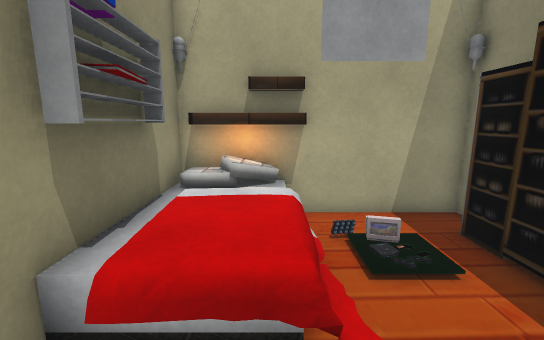
[1] (above)

12 first-person views from a walk through a scene from a Unity 3-D project. The camera is 1.4 m above the floor, tilts 10° down and sees 90° across. The floor is counted in squares, 0.5 m on a side. Each view is taken from the middle of a square. On the plan, view 1 faces up. The plan holds only what a view shows up to about 19 squares ahead; the rest is blank. The place goes on beyond the plan. Door leaves are left out, so doorways stand open. Some surface patterns are stand-ins.

[2]
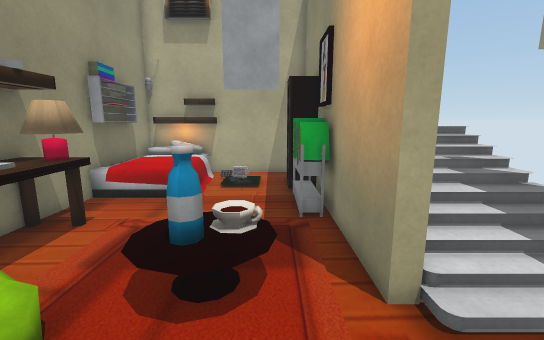

[3]
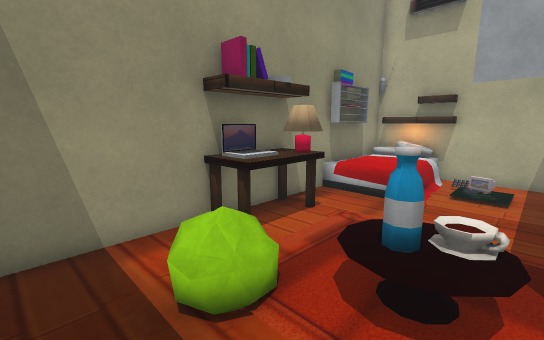

[4]
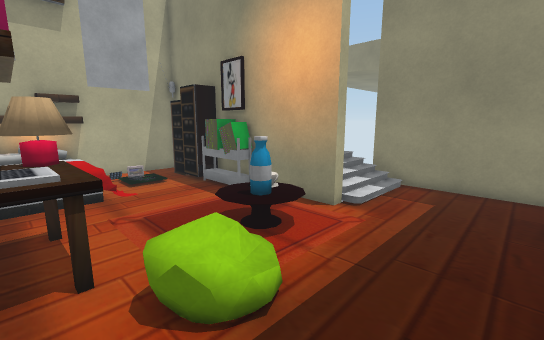

[5]
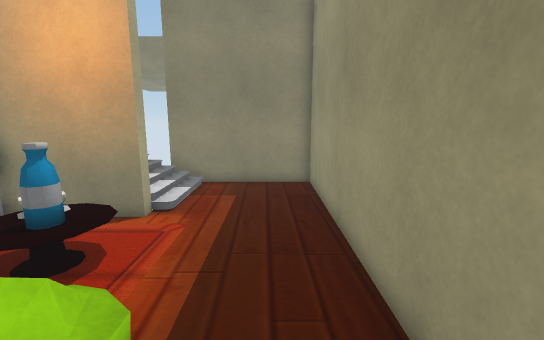

[6]
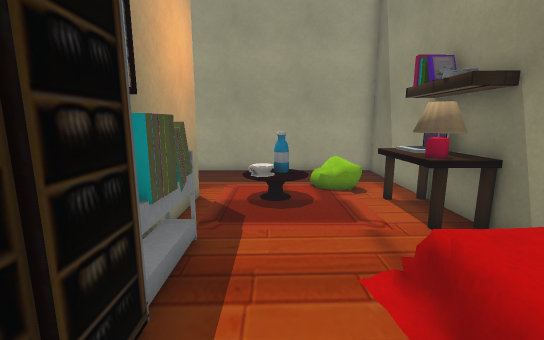

[7]
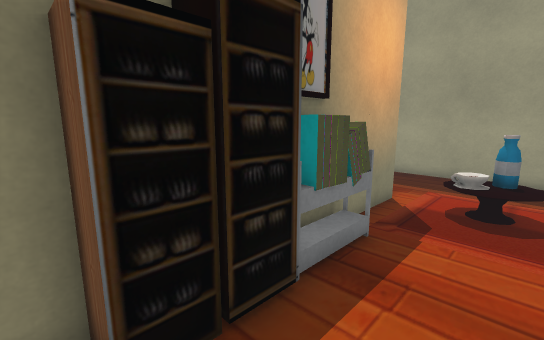

[8]
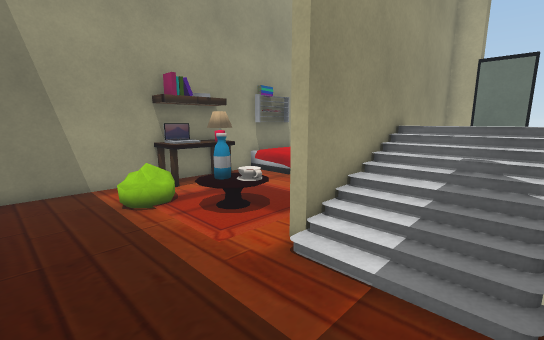

[9]
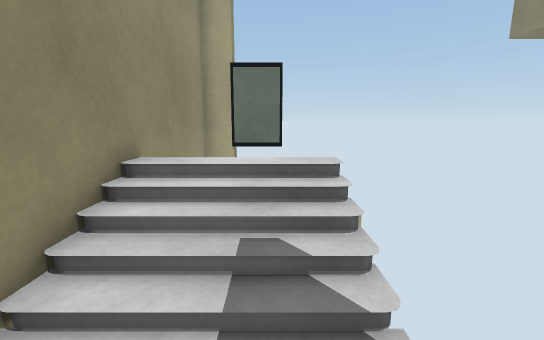

[10]
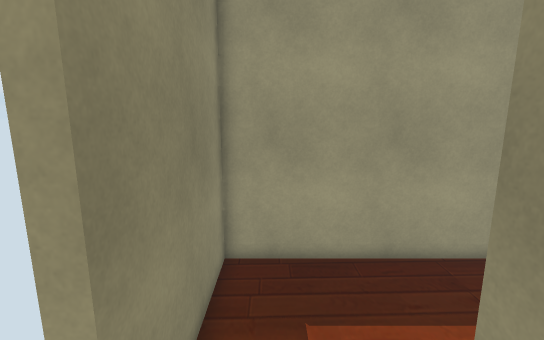

[11]
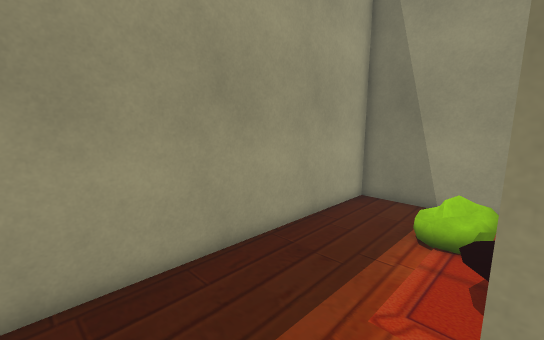

[12]
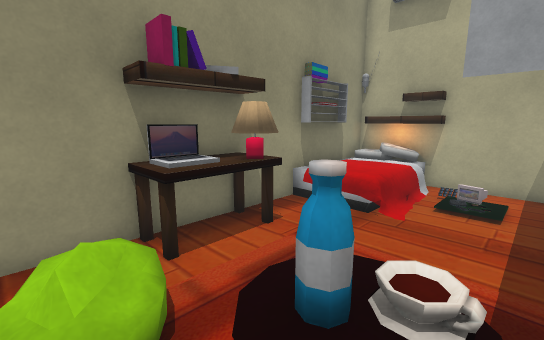

### Floor plan
Key: @ floor where view 1 was taken; # wall or solid block; . main floor; : floor 1.25 m higher than the main floor; / step, stairs or slope; = window, fence, low wall or low ledge; v drop or lower ground; S shelf; B books; T table; O other object.
Columns run from 3 left of view 1 to 11 right of it. Each row starts with its distance up from view 1.
  9           #
  8 ###########v
  7 #OO==....#
  6 #SOO#...##
  5 #SOO....##
  4 #SOO#...##
  3 ##=O=...B#vvvv
  2 #.......B#::::
  1 #.......B#////
  0 ## @.....#////
 -1 ###.    .#////
 -2 #BT. OO..#///vv
 -3 ##T. OOO.#////#
 -4 #..OO.....////#
 -5 #..OO.........#
 -6 #.............#
 -7 #.............#
 -8 #.............#
 -9 ###############

Positions as (right, up) in squares from view 1, and headings:
1: (0, 0), facing up
2: (4, -7), facing up
3: (4, -7), facing up-left
4: (-2, -8), facing up-right
5: (-2, -7), facing right
6: (3, 7), facing down
7: (2, 7), facing down-right
8: (10, -8), facing up-left
9: (9, -3), facing up
10: (9, 0), facing down
11: (9, -3), facing down-left
12: (4, -5), facing up-left
